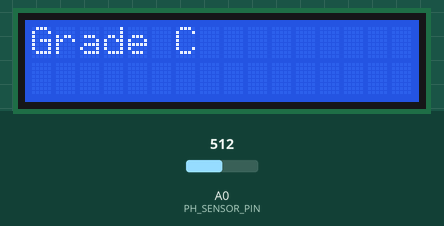
This sketch was run on a simulated Arduino Uno, built with avr-gcc and run on an emulated ATmega328P. Shown: 16×2 character LCD. Inputs (shaded band) come from the test bench; at power-on: A0 (PH_SENSOR_PIN) = 512. Random numbers use the default seed unless the sketch sets one; what the sketch prints to the serial monitor is not drawn.

Above: at 1.2 s.
1.3 s: A0 (PH_SENSOR_PIN) set to 360
3.3 s: A0 (PH_SENSOR_PIN) set to 328
At 5.3 s:
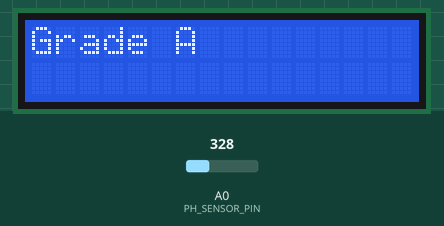
5.6 s: A0 (PH_SENSOR_PIN) set to 295
At 6.7 s:
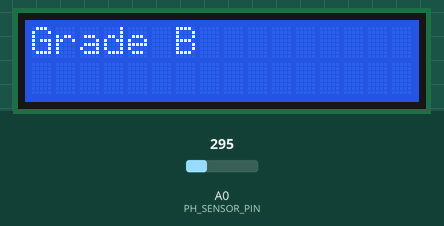
7.6 s: A0 (PH_SENSOR_PIN) set to 511
At 9.1 s:
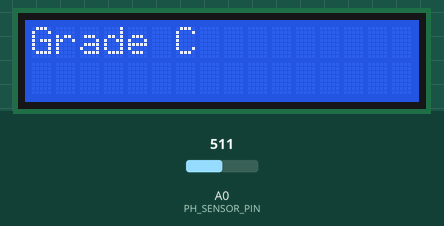
9.6 s: A0 (PH_SENSOR_PIN) set to 306
At 11.4 s:
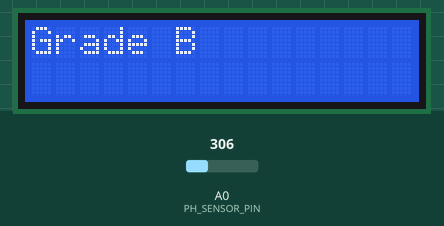
Timing chart, 0 to 12.7 s (numbered marks = the images above; inputs shaded):
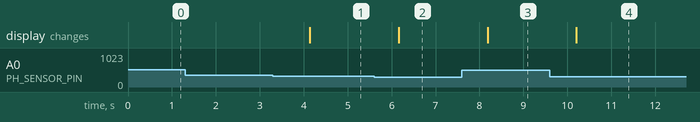

Measured:
- the behaviour switches between 346 and 345 on A0 (PH_SENSOR_PIN) (found by bisection; images 0 and 1)
- the behaviour switches between 310 and 309 on A0 (PH_SENSOR_PIN) (found by bisection; images 1 and 2)
- after the input at 1.3 s, every drawn part: stays the same
- after the input at 3.3 s, the display: changes after 0.84 s (image 1)
- after the input at 5.6 s, the display: changes after 0.56 s (image 2)
- after the input at 7.6 s, the display: changes after 0.58 s (image 3)
- after the input at 9.6 s, the display: changes after 0.61 s (image 4)

The sketch:

ph_sensor.ino
```cpp
#include <Wire.h>
#include <OneWire.h>
#include <DallasTemperature.h>
#include <LiquidCrystal_I2C.h> // Include the LiquidCrystal I2C library

#define TEMP_SENSOR_PIN 2
#define PH_SENSOR_PIN A0

OneWire oneWire(TEMP_SENSOR_PIN);
DallasTemperature sensors(&oneWire);

float ph_value, sensor_value = 0;
float temperatureC = 27.0;
bool increaseTemp = true;

// Adjust these values according to your LCD module
const int I2C_ADDR = 0x27; // I2C address of the LCD
const int LCD_COLS = 16;
const int LCD_ROWS = 2;

LiquidCrystal_I2C lcd(I2C_ADDR, LCD_COLS, LCD_ROWS);

void setup() {
  Serial.begin(9600);
  sensors.begin();
  Wire.begin();

  // Initialize LCD with backlight control
  lcd.begin(LCD_COLS, LCD_ROWS); // Specify the number of columns and rows
  lcd.setBacklight(50); // Set backlight level to 50%
}

void loop() {
  // Generate a random number between -1 and 1
  int randomTempChange = random(-1, 2); // Returns a random number between -1 and 1

  // Add the random temperature change to the current temperature
  temperatureC += randomTempChange;

  // Ensure temperature remains within a reasonable range (e.g., 0 to 50 degrees Celsius)
  temperatureC = constrain(temperatureC, 0, 50);

  ph_value = analogRead(PH_SENSOR_PIN);
  sensor_value = (ph_value -100 ) / 35;

  Serial.print("Temperature: ");
  Serial.print(temperatureC);
  Serial.println(" °C");
  Serial.print("pH value: ");
  Serial.println(sensor_value);

  lcd.clear();
  lcd.setCursor(0, 0);

  if (sensor_value < 6 && temperatureC > 25) {
    lcd.print("Grade B");
  } else if (sensor_value >= 6 && sensor_value <= 7 && temperatureC > 25) {
    lcd.print("Grade A");
  } else {
    lcd.print("Grade C");
  }

  delay(1000);
}
```
